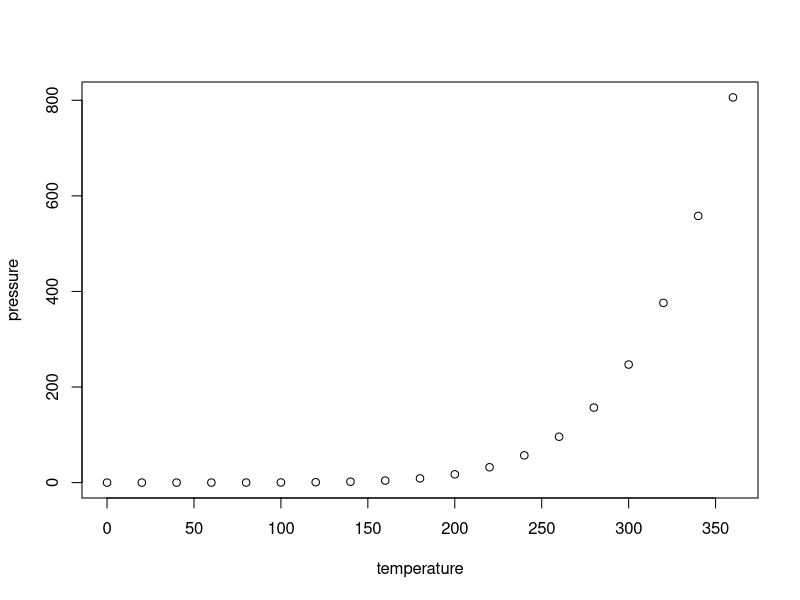
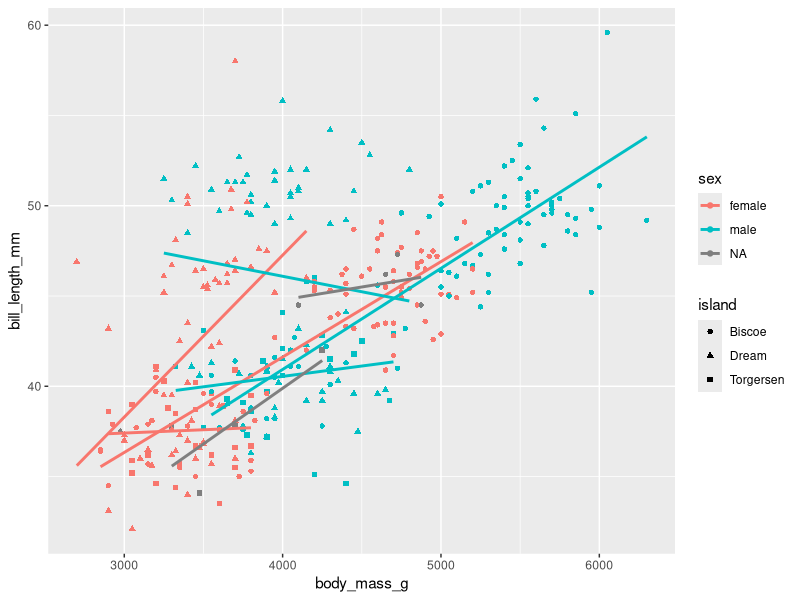
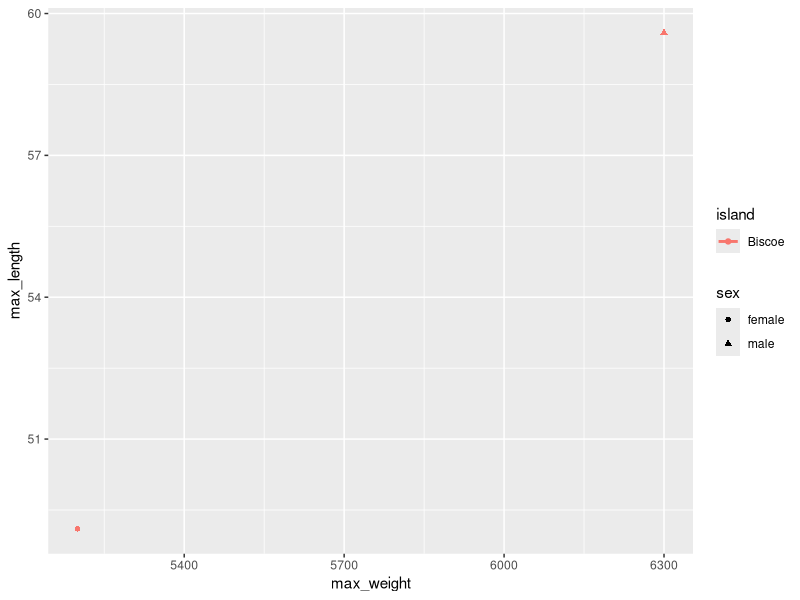

Write R code to recreate these figures, in order.
## ---- chunk 1
knitr::opts_chunk$set(echo = TRUE)
## ---- chunk 2
summary(cars)
## ---- chunk 3
plot(pressure)
## ---- chunk 4
library(tidyverse)
library(ggplot2)
library(palmerpenguins)

penguins_big = penguins %>%
  filter(body_mass_g > 5000, bill_length_mm > mean(bill_length_mm, na.rm = TRUE)) %>%
  filter(!is.na(sex)) %>%
  group_by(island, sex) %>%
  summarise(max_weight = max(body_mass_g, na.rm = TRUE), 
            max_length = max(bill_length_mm, na.rm = TRUE), n())
print(penguins_big)

ggplot(data = penguins,
       aes(x = body_mass_g,
           y = bill_length_mm,
           color = sex,
           shape = island)) +
  geom_point() +
  geom_smooth(method = 'lm', se = F)

ggplot(data = penguins_big,
       aes(x = max_weight,
           y = max_length,
           color = island,
           shape = sex, na.rm = TRUE)) +
  geom_point() +
  geom_smooth(method = 'lm', se = FALSE)
## ---- chunk 5
model_penguins = glm(formula = body_mass_g ~ species, data = penguins)
summary(model_penguins)
